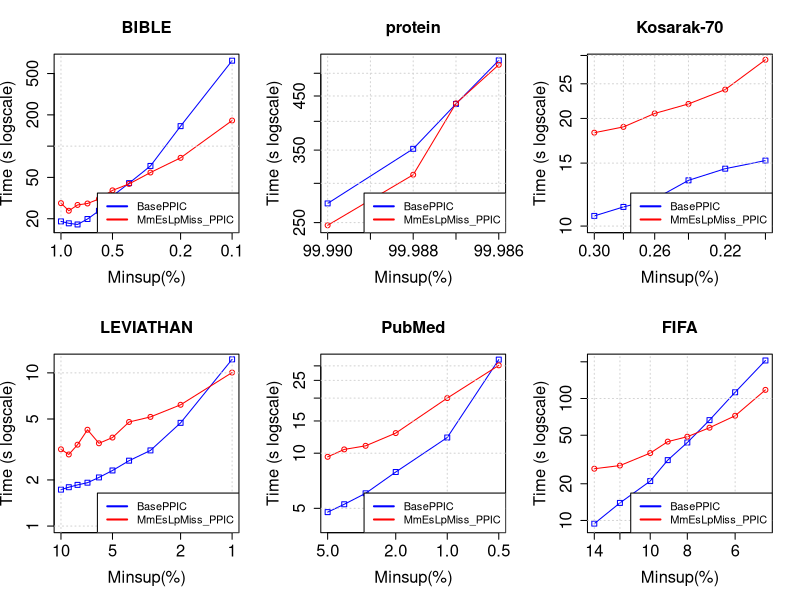

The R source for this figure:
tiff("MmEsLpMiss__PPIC.png", width=13, height=9, units='in', res=120)
par(mfrow=c(2,3), cex.lab=1.5, cex.axis=1.5, cex.main=1.5, cex.sub=1.5)

#BIBLE
#DATA
x <- c(0.01, 0.009, 0.008, 0.007, 0.006, 0.005, 0.004, 0.003, 0.002, 0.001)*100

zero <- c(18850, 18071, 17611, 19872, 23860, 33086, 44031, 64446, 155871, 664830)/1000
one <- c(28247, 23874, 27147, 28035, 30995, 37511, 43290, 55725, 77181, 176405)/1000

#PLOT
plot(x, zero, log = "xy", type="o", pch=0, xlab="Minsup(%)",ylab="Time (s logscale)", col="blue", xlim = rev(range(x)), ylim=c(17, 664))
lines(x, one, col="red", type="o", pch=1)
title(main="BIBLE", cex.lab=1.5, cex.axis=1.5, cex.main=1.5, cex.sub=1.5)
grid()
legend("bottomright", legend=c("BasePPIC", "MmEsLpMiss_PPIC"), lty=c(1,1),lwd=c(2,2), col=c("blue", "red"), cex = 1)

#protein
#DATA
x <- c(0.9999, 0.99988, 0.99987, 0.99986)*100

zero <- c(273254, 352139, 433728, 530863)/1000
one <- c(246882, 312195, 434838, 520212)/1000

#PLOT
plot(x, zero, log = "xy", type="o", pch=0, xlab="Minsup(%)",ylab="Time (s logscale)", col="blue", xlim = rev(range(x)), ylim=c(246, 530))
lines(x, one, col="red", type="o", pch=1)
title(main="protein", cex.lab=1.5, cex.axis=1.5, cex.main=1.5, cex.sub=1.5)
grid()
legend("bottomright", legend=c("BasePPIC", "MmEsLpMiss_PPIC"), lty=c(1,1),lwd=c(2,2), col=c("blue", "red"), cex = 1)

#Kosarak-70
#DATA
x <- c(0.003, 0.0028, 0.0026, 0.0024, 0.0022, 0.002)*100

zero <- c(10677, 11312, 11903, 13425, 14473, 15247)/1000
one <- c(18246, 18937, 20654, 21961, 24087, 29184)/1000

#PLOT
plot(x, zero, log = "xy", type="o", pch=0, xlab="Minsup(%)",ylab="Time (s logscale)", col="blue", xlim = rev(range(x)), ylim=c(10, 29))
lines(x, one, col="red", type="o", pch=1)
title(main="Kosarak-70", cex.lab=1.5, cex.axis=1.5, cex.main=1.5, cex.sub=1.5)
grid()
legend("bottomright", legend=c("BasePPIC", "MmEsLpMiss_PPIC"), lty=c(1,1),lwd=c(2,2), col=c("blue", "red"), cex = 1)

#LEVIATHAN
#DATA
x <- c(0.1, 0.09, 0.08, 0.07, 0.06, 0.05, 0.04, 0.03, 0.02, 0.01)*100

zero <- c(1729, 1793, 1857, 1919, 2077, 2306, 2672, 3117, 4718, 12253)/1000
one <- c(3170, 2933, 3398, 4253, 3470, 3782, 4780, 5159, 6189, 10052)/1000

#PLOT
plot(x, zero, log = "xy", type="o", pch=0, xlab="Minsup(%)",ylab="Time (s logscale)", col="blue", xlim = rev(range(x)), ylim=c(1, 12))
lines(x, one, col="red", type="o", pch=1)
title(main="LEVIATHAN", cex.lab=1.5, cex.axis=1.5, cex.main=1.5, cex.sub=1.5)
grid()
legend("bottomright", legend=c("BasePPIC", "MmEsLpMiss_PPIC"), lty=c(1,1),lwd=c(2,2), col=c("blue", "red"), cex = 1)

#PubMed
#DATA
x <- c(0.05, 0.04, 0.03, 0.02, 0.01, 0.005)*100

zero <- c(4767, 5261, 6040, 7894, 12184, 32451)/1000
one <- c(9556, 10489, 10974, 12881, 20003, 30201)/1000

#PLOT
plot(x, zero, log = "xy", type="o", pch=0, xlab="Minsup(%)",ylab="Time (s logscale)", col="blue", xlim = rev(range(x)), ylim=c(4, 32))
lines(x, one, col="red", type="o", pch=1)
title(main="PubMed", cex.lab=1.5, cex.axis=1.5, cex.main=1.5, cex.sub=1.5)
grid()
legend("bottomright", legend=c("BasePPIC", "MmEsLpMiss_PPIC"), lty=c(1,1),lwd=c(2,2), col=c("blue", "red"), cex = 1)

#FIFA
#DATA
x <- c(0.14, 0.12, 0.1, 0.09, 0.08, 0.07, 0.06, 0.05)*100

zero <- c(9423, 13932, 21048, 31249, 43581, 66511, 112528, 204980)/1000
one <- c(26572, 28193, 35703, 44324, 48639, 57630, 72229, 117669)/1000

#PLOT
plot(x, zero, log = "xy", type="o", pch=0, xlab="Minsup(%)",ylab="Time (s logscale)", col="blue", xlim = rev(range(x)), ylim=c(9, 204))
lines(x, one, col="red", type="o", pch=1)
title(main="FIFA", cex.lab=1.5, cex.axis=1.5, cex.main=1.5, cex.sub=1.5)
grid()
legend("bottomright", legend=c("BasePPIC", "MmEsLpMiss_PPIC"), lty=c(1,1),lwd=c(2,2), col=c("blue", "red"), cex = 1)

#slen1
#DATA
x <- c(0.0017, 0.00165, 0.0016, 0.00155, 0.0015, 0.00145, 0.0014, 0.00135, 0.0013)*100


#PLOT
#slen2
#DATA
x <- c(0.0015, 0.00145, 0.0014, 0.00135, 0.0013, 0.00125, 0.0012, 0.00115, 0.0011)*100


#PLOT
dev.off()
